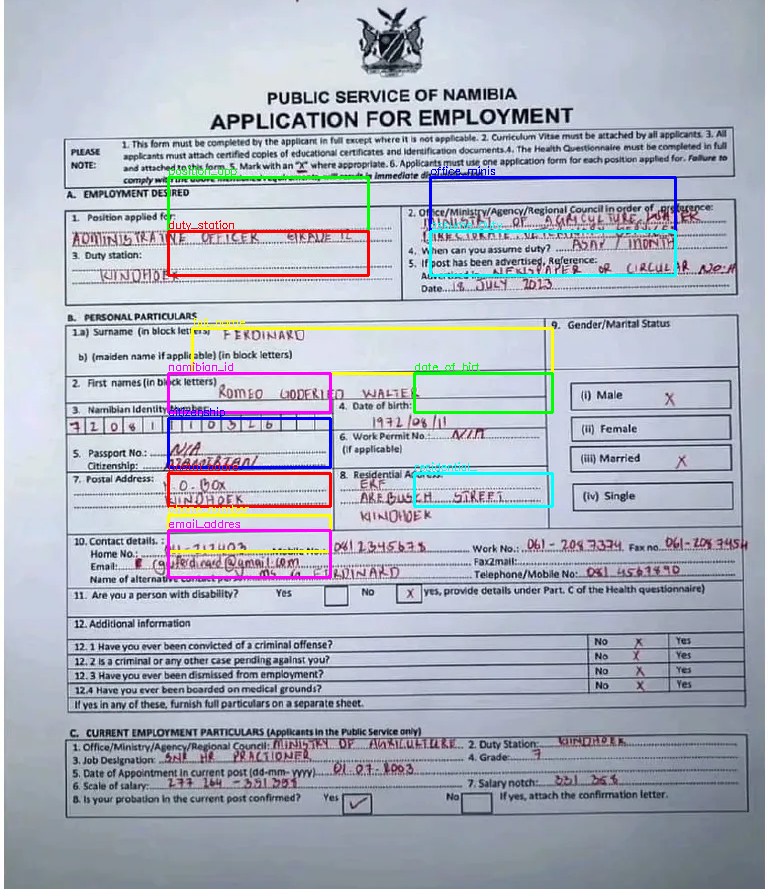
#> input picture muneer_code/backend/app/agents/scratch/field_overlay_diag.png, 768 x 889 px
$ python -i preprocess.py   (imports and definitions only)
#> lines starting #> are read from the running program, lines starting #| are printed output that depends on the picture; after the words box and inside, x2 and y2 are one past the last pixel; in counts of white or black regions, pixels touching at a corner belong together
import os
import cv2
import numpy as np
import logging
from PIL import Image
from backend.app.core.config import settings

logger = logging.getLogger("preprocess_agent")

def deskew_image(image: np.ndarray) -> tuple[np.ndarray, float]:
    """Detects text skew angle and rotates the image to deskew it."""
    # Convert to grayscale if not already
    if len(image.shape) == 3:
        gray = cv2.cvtColor(image, cv2.COLOR_BGR2GRAY)
    else:
        gray = image.copy()

    # Threshold the image, text becomes white (255), background black (0)
    _, thresh = cv2.threshold(gray, 0, 255, cv2.THRESH_BINARY_INV + cv2.THRESH_OTSU)

    # Find all white pixels (text) coordinates
    coords = np.column_stack(np.where(thresh > 0))

    if len(coords) == 0:
        return image, 0.0

    # Find minimum area bounding box containing all text points
    angle = cv2.minAreaRect(coords)[-1]

    # OpenCV returns angle in [-90, 0)
    # Adjust the angle for correct rotation
    if angle < -45:
        angle = -(90 + angle)
    else:
        angle = -angle

    # Check for extreme angles (often false positives)
    if abs(angle) > 20.0 or abs(angle) < 0.1:
        return image, 0.0

    # Get image center and rotation matrix
    (h, w) = image.shape[:2]
    center = (w // 2, h // 2)
    M = cv2.getRotationMatrix2D(center, angle, 1.0)

    # Perform rotation
    rotated = cv2.warpAffine(
        image, M, (w, h),
        flags=cv2.INTER_CUBIC,
        borderMode=cv2.BORDER_REPLICATE
    )

    return rotated, angle

def preprocess_document(
    image_path: str,
    output_filename: str,
    deskew: bool = True,
    denoise: bool = True,
    clahe_enhancement: bool = False,
    adaptive_thresh: bool = False,
    threshold_block_size: int = 11,
    threshold_c: int = 2,
    scale_factor: float = 1.0
) -> dict:
    """
    Applies configurable OpenCV preprocessing techniques to optimize document readability.
    Returns details of actions performed and the preprocessed image path.
    """
#> called with image_path = 'scratch/field_overlay_diag.png', output_filename = 'out.png', deskew = True, denoise = True, clahe_enhancement = False, adaptive_thresh = False, threshold_block_size = 11, threshold_c = 2
    logger.info(f"Preprocessing image: {image_path}")

    # 1. Load image
    img = cv2.imread(image_path)
#> img is the input picture: shape (889, 768, 3); mean B, G, R 192.6, 179.8, 174.7
    if img is None:
        raise ValueError(f"Could not load image at {image_path}")

    h_orig, w_orig = img.shape[:2]
#> h_orig = 889; w_orig = 768
    actions = []

    # 2. Scale image if requested (higher resolution improves OCR for small text)
    if scale_factor != 1.0:
        w_new = int(w_orig * scale_factor)
        h_new = int(h_orig * scale_factor)
        img = cv2.resize(img, (w_new, h_new), interpolation=cv2.INTER_CUBIC)
        actions.append(f"scaled_by_{scale_factor}x")

    # 3. Deskewing
    angle = 0.0
    if deskew:
        img, angle = deskew_image(img)
#> in deskew_image, `gray = cv2.cvtColor(image, cv2.COLOR_BGR2GRAY)`:
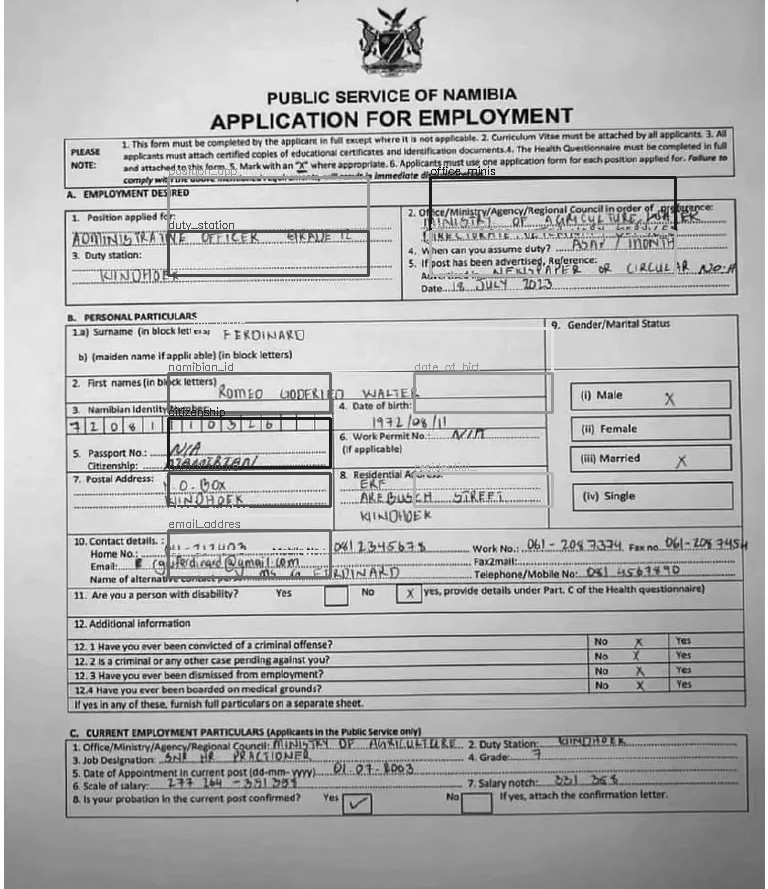
#> gray: shape (889, 768); min 1, max 255, mean 179.8
#> in deskew_image, `_, thresh = cv2.threshold(gray, 0, 255, cv2.THRESH_BINARY_INV + cv2.TH..`:
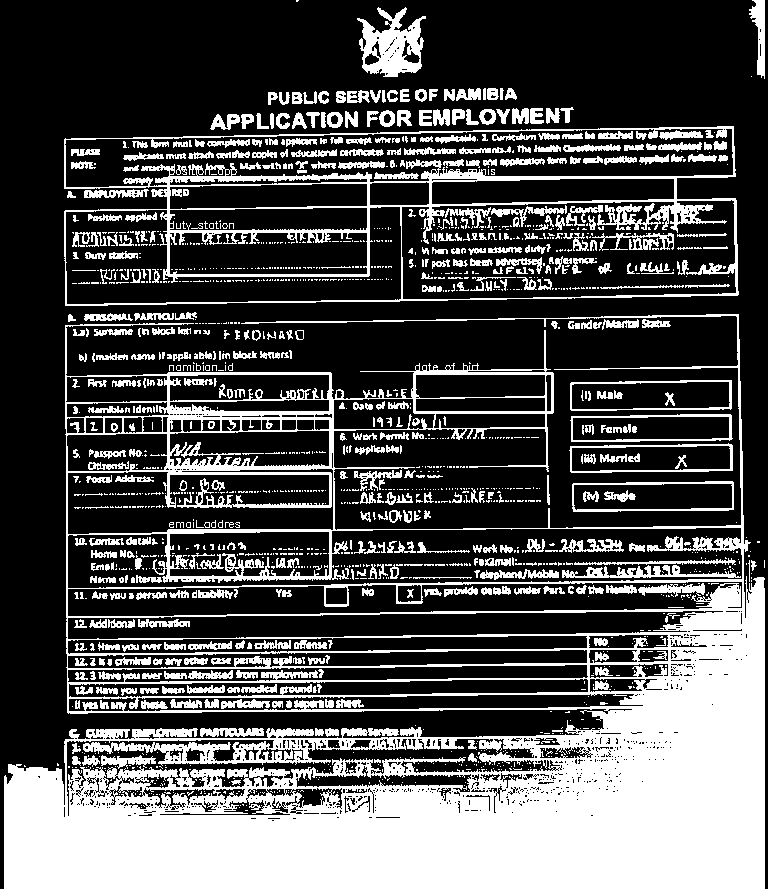
#> thresh: shape (889, 768); 31.4% white; 1587 white regions (1085 under 20 px), largest, box (x1, y1, x2, y2) and area: (4, 314, 765, 889) 145337, (64, 126, 739, 306) 13782, (357, 7, 426, 77) 2605
#> in deskew_image, `coords = np.column_stack(np.where(thresh > 0))`: coords = 214432 pairs, first value 0 to 888, second value 4 to 764
#> in deskew_image, `angle = cv2.minAreaRect(coords)[-1]`: angle = -90
#> in deskew_image, `angle = -(90 + angle)`: angle = 0
#> angle = 0
        if abs(angle) > 0.0:
            actions.append(f"deskewed_by_{angle:.2f}_degrees")

    # Convert to grayscale for internal processing
    gray = cv2.cvtColor(img, cv2.COLOR_BGR2GRAY)

    # 4. Contrast enhancement (CLAHE - Contrast Limited Adaptive Histogram Equalization)
    if clahe_enhancement:
        clahe = cv2.createCLAHE(clipLimit=3.0, tileGridSize=(8, 8))
        gray = clahe.apply(gray)
        actions.append("clahe_contrast_enhanced")

    # 5. Denoising
    if denoise:
        # Fast non-local means denoising for single channel grayscale
        gray = cv2.fastNlMeansDenoising(gray, None, h=10, templateWindowSize=7, searchWindowSize=21)
        actions.append("fast_nl_means_denoised")

    # Save output image as the processed image (preserving color if possible/needed by logic)
    # Using the deskewed/scaled 'img' if no further filtering done, or 'gray' if filter-heavy
    # To satisfy "save color output", we use 'img' if filters were applied to gray, we apply back or keep original
#> (the run stopped early here; a loop or call above may not have finished)

$ run again, on muneer_code/backend/app/agents/scratch/row_survey.png
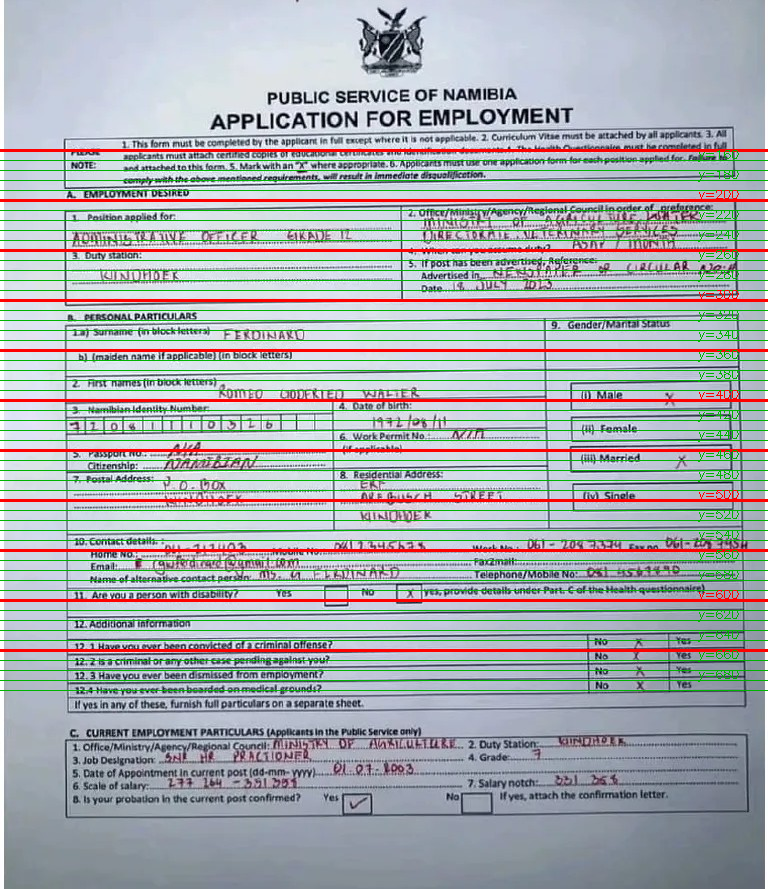
#> input picture muneer_code/backend/app/agents/scratch/row_survey.png, 768 x 889 px
#> in preprocess_document, img is the input picture: shape (889, 768, 3); mean B, G, R 176.1, 173.7, 169
#> in deskew_image, `gray = cv2.cvtColor(image, cv2.COLOR_BGR2GRAY)`:
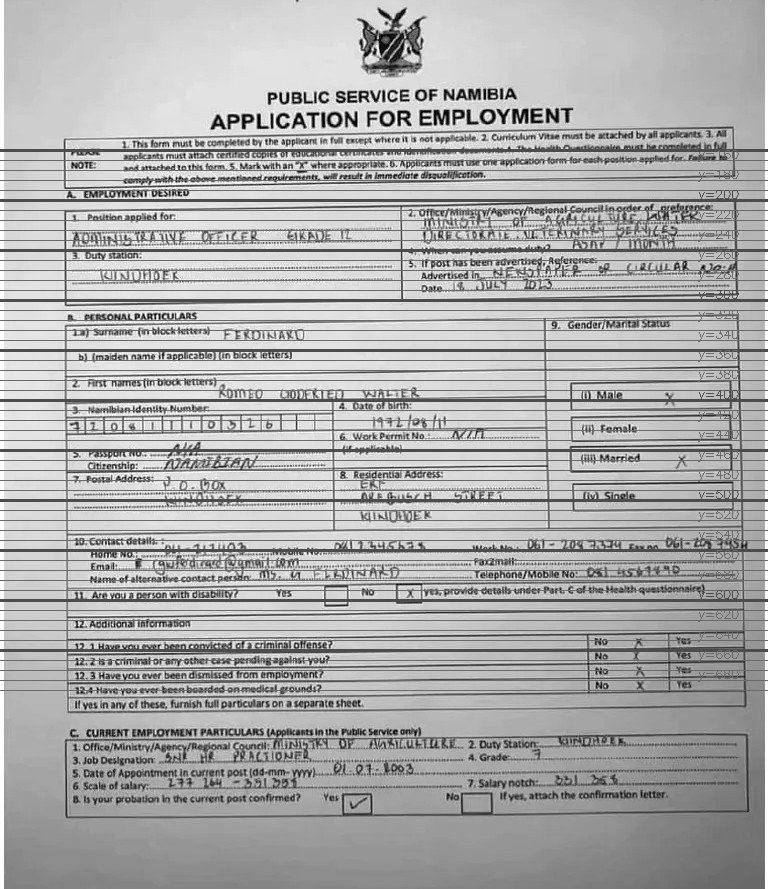
#> gray: shape (889, 768); min 1, max 255, mean 172.6
#> in deskew_image, `_, thresh = cv2.threshold(gray, 0, 255, cv2.THRESH_BINARY_INV + cv2.TH..`:
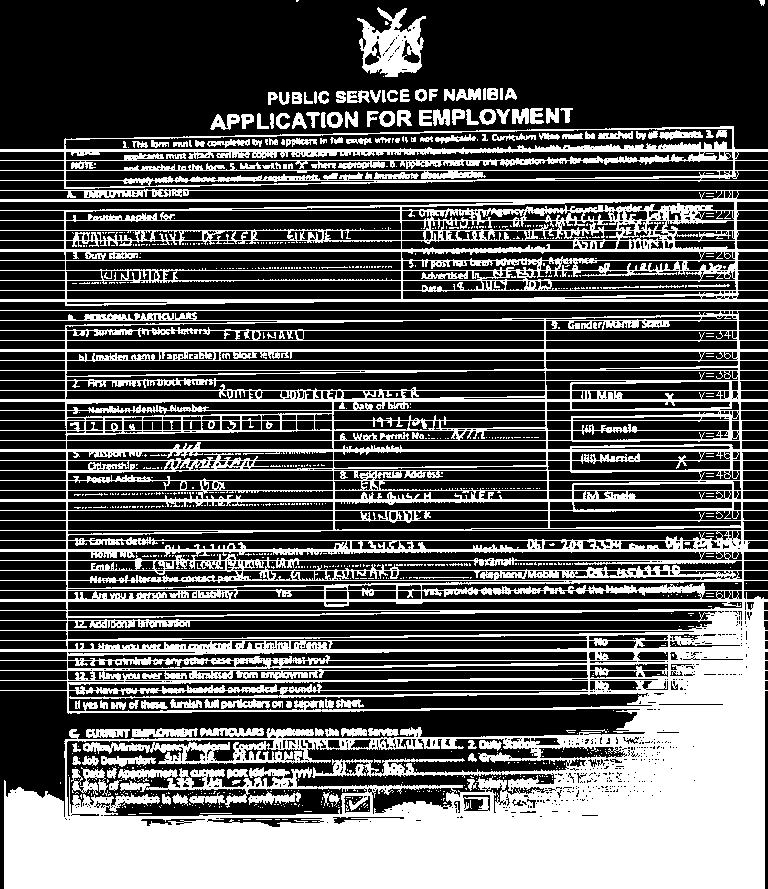
#> thresh: shape (889, 768); 35.2% white; 901 white regions (764 under 20 px), largest, box (x1, y1, x2, y2) and area: (0, 310, 768, 889) 182476, (0, 189, 768, 306) 26098, (0, 126, 768, 189) 12411
#> coords = 240360 pairs, first value 0 to 888, second value 0 to 767
#> in deskew_image, `angle = cv2.minAreaRect(coords)[-1]`: angle = -90
#> in deskew_image, `angle = -(90 + angle)`: angle = 0

$ run again, on muneer_code/backend/app/agents/scratch/row_survey_lower.png
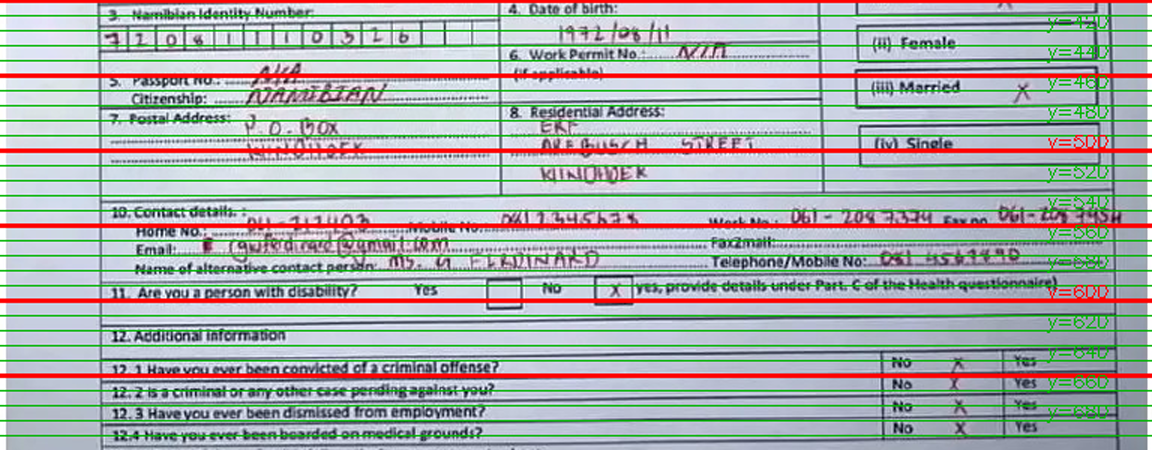
#> input picture muneer_code/backend/app/agents/scratch/row_survey_lower.png, 1152 x 450 px
#> in preprocess_document, img is the input picture: shape (450, 1152, 3); mean B, G, R 171.6, 174.3, 169.5
#> in deskew_image, `gray = cv2.cvtColor(image, cv2.COLOR_BGR2GRAY)`:
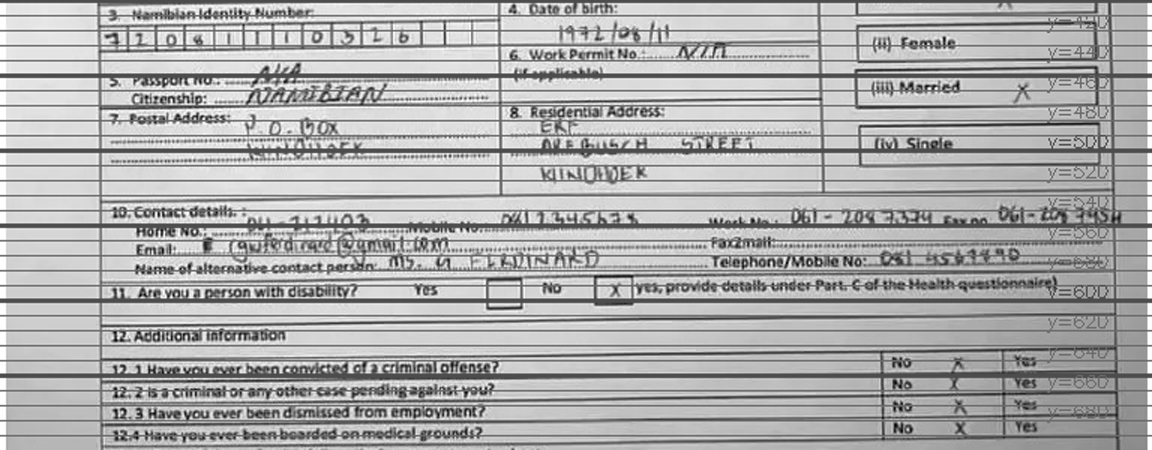
#> gray: shape (450, 1152); min 1, max 255, mean 172.5
#> in deskew_image, `_, thresh = cv2.threshold(gray, 0, 255, cv2.THRESH_BINARY_INV + cv2.TH..`:
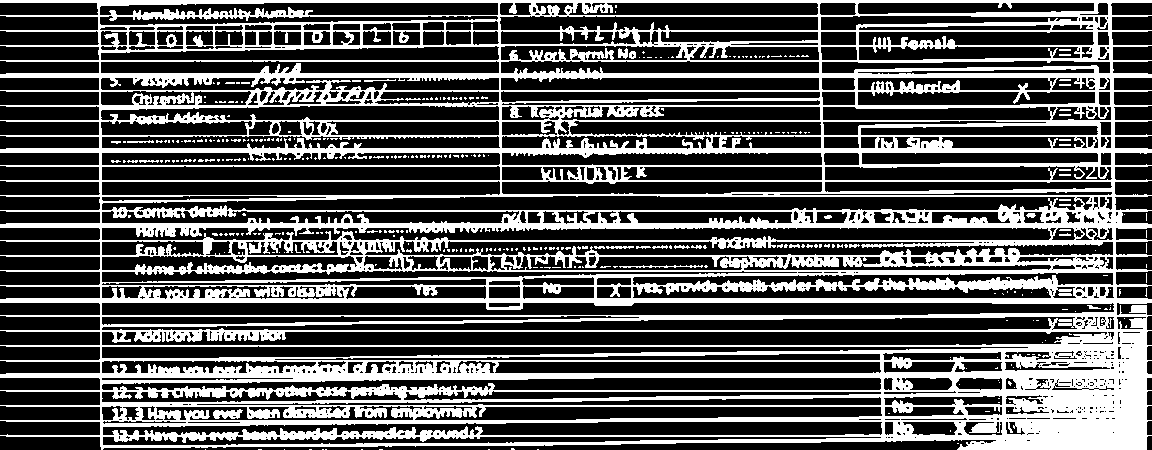
#> thresh: shape (450, 1152); 34.5% white; 340 white regions (300 under 20 px), largest, box (x1, y1, x2, y2) and area: (0, 0, 1152, 450) 175497, (213, 409, 243, 419) 201, (619, 265, 703, 268) 129
#> coords = 178823 pairs, first value 0 to 449, second value 0 to 1151
#> in deskew_image, `angle = cv2.minAreaRect(coords)[-1]`: angle = -90
#> in deskew_image, `angle = -(90 + angle)`: angle = 0
